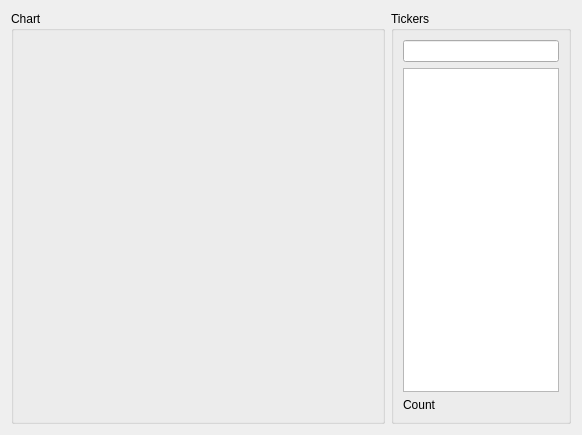
<?xml version="1.0" encoding="UTF-8"?>
<ui version="4.0">
 <class>ChartPage</class>
 <widget class="QWidget" name="ChartPage">
  <property name="geometry">
   <rect>
    <x>0</x>
    <y>0</y>
    <width>582</width>
    <height>435</height>
   </rect>
  </property>
  <property name="windowTitle">
   <string>Form</string>
  </property>
  <layout class="QHBoxLayout" name="horizontalLayout">
   <item>
    <widget class="QGroupBox" name="chartBox">
     <property name="minimumSize">
      <size>
       <width>0</width>
       <height>100</height>
      </size>
     </property>
     <property name="maximumSize">
      <size>
       <width>16777215</width>
       <height>16777215</height>
      </size>
     </property>
     <property name="title">
      <string>Chart</string>
     </property>
     <layout class="QHBoxLayout" name="horizontalLayout_2">
      <property name="spacing">
       <number>4</number>
      </property>
      <property name="leftMargin">
       <number>4</number>
      </property>
      <property name="topMargin">
       <number>4</number>
      </property>
      <property name="rightMargin">
       <number>4</number>
      </property>
      <property name="bottomMargin">
       <number>4</number>
      </property>
     </layout>
    </widget>
   </item>
   <item>
    <widget class="QGroupBox" name="tickerBox">
     <property name="minimumSize">
      <size>
       <width>0</width>
       <height>100</height>
      </size>
     </property>
     <property name="maximumSize">
      <size>
       <width>180</width>
       <height>16777215</height>
      </size>
     </property>
     <property name="title">
      <string>Tickers</string>
     </property>
     <layout class="QVBoxLayout" name="verticalLayout_2">
      <item>
       <widget class="QLineEdit" name="searchLineEdit"/>
      </item>
      <item>
       <widget class="QListWidget" name="sourcesListWidget">
        <property name="palette">
         <palette>
          <active>
           <colorrole role="Highlight">
            <brush brushstyle="SolidPattern">
             <color alpha="255">
              <red>186</red>
              <green>189</green>
              <blue>182</blue>
             </color>
            </brush>
           </colorrole>
          </active>
          <inactive>
           <colorrole role="Highlight">
            <brush brushstyle="SolidPattern">
             <color alpha="255">
              <red>186</red>
              <green>189</green>
              <blue>182</blue>
             </color>
            </brush>
           </colorrole>
          </inactive>
          <disabled>
           <colorrole role="Highlight">
            <brush brushstyle="SolidPattern">
             <color alpha="255">
              <red>145</red>
              <green>141</green>
              <blue>126</blue>
             </color>
            </brush>
           </colorrole>
          </disabled>
         </palette>
        </property>
        <property name="font">
         <font>
          <pointsize>14</pointsize>
          <italic>true</italic>
         </font>
        </property>
        <property name="selectionBehavior">
         <enum>QAbstractItemView::SelectRows</enum>
        </property>
       </widget>
      </item>
      <item>
       <widget class="QLabel" name="countLabel">
        <property name="text">
         <string>Count</string>
        </property>
       </widget>
      </item>
     </layout>
    </widget>
   </item>
  </layout>
 </widget>
 <resources/>
 <connections/>
</ui>
